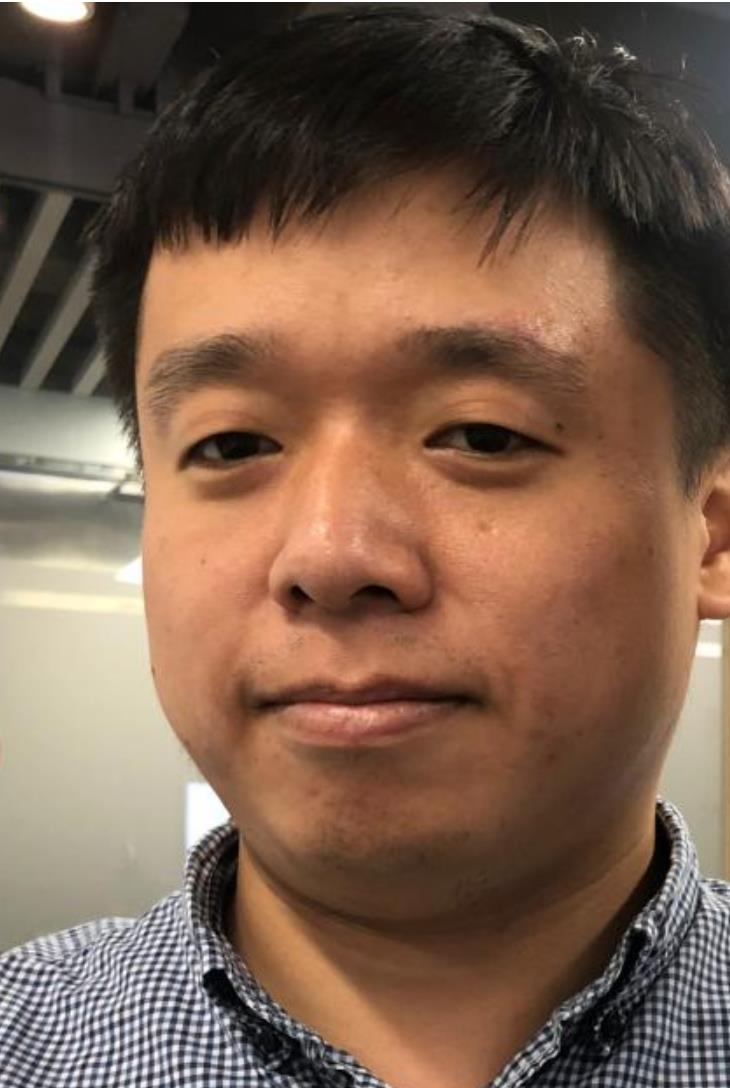
#> input picture images/real_face.jpg, 730 x 1088 px
$ python otsu.py
#> lines starting #> are read from the running program, lines starting #| are printed output that depends on the picture
import cv2
import matplotlib.pyplot as plt
from PIL import Image
import numpy as np


def otsu(gray):
    pixel_number = gray.shape[0] * gray.shape[1]
    mean_weigth = 1.0 / pixel_number
    # 发现bins必须写到257，否则255这个值只能分到[254,255)区间
    his, bins = np.histogram(gray, np.arange(0, 257))
    final_thresh = -1
    final_value = -1
    intensity_arr = np.arange(256)
    for t in bins[1:-1]:  # This goes from 1 to 254 uint8 range (Pretty sure wont be those values)
        pcb = np.sum(his[:t])
        pcf = np.sum(his[t:])
        Wb = pcb * mean_weigth
        Wf = pcf * mean_weigth

        mub = np.sum(intensity_arr[:t] * his[:t]) / float(pcb)
        muf = np.sum(intensity_arr[t:] * his[t:]) / float(pcf)
        # print mub, muf
        value = Wb * Wf * (mub - muf) ** 2

        if value > final_value:
            final_thresh = t
            final_value = value
    final_img = gray.copy()
    print(final_thresh)
    final_img[gray > final_thresh] = 255
    final_img[gray < final_thresh] = 0
    return final_img


if __name__ == '__main__':
    # [5 lines of commented-out code are left out]

    img_1 = cv2.imread('../images/real_face.jpg')
#> img_1 is the input picture: shape (1088, 730, 3); mean B, G, R 77.8, 95.6, 122.9
    img_1_gray = cv2.cvtColor(img_1, cv2.COLOR_RGB2GRAY)
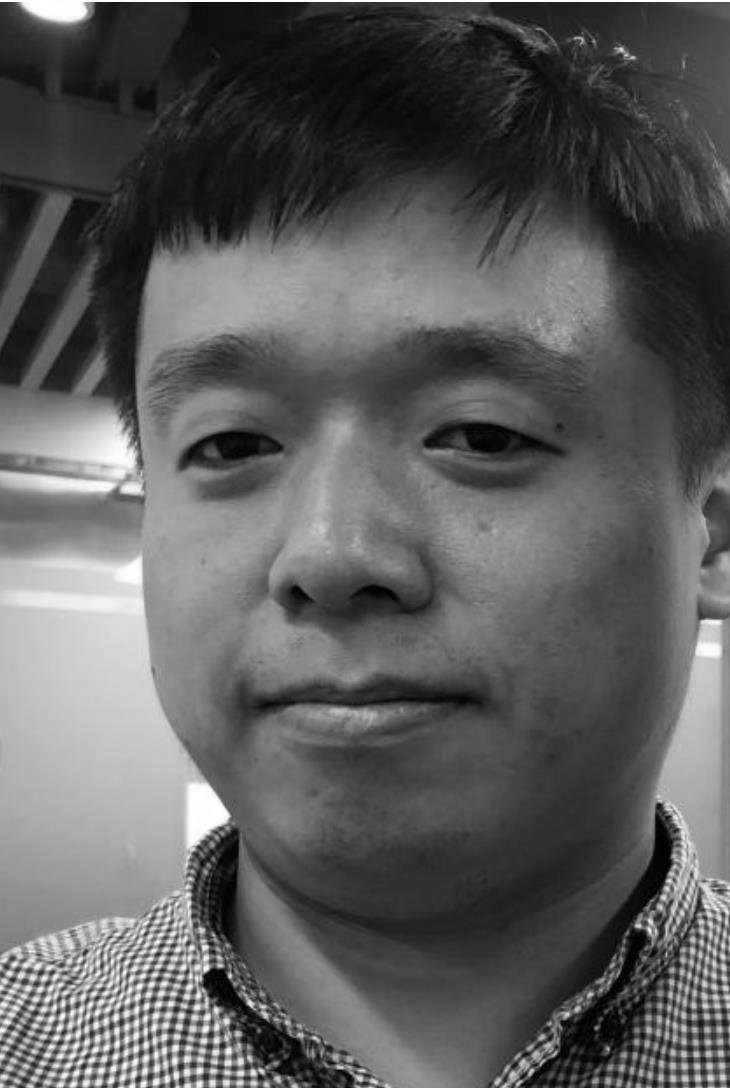
#> img_1_gray: shape (1088, 730); min 0, max 255, mean 93.4
    # plt.imshow(img_1_gray)
    # plt.show()
    img_1_gray_otsu = otsu(img_1_gray)
#> in otsu, `his, bins = np.histogram(gray, np.arange(0, 257))`: his = 256 values, max 6694 at index 71, min 36 at index 0, mean 3102.5; bins = 257 values from 0 to 256
#> the loop in otsu, `for t in bins[1:-1]:` made 255 passes
#> (pcb, pcf, Wb, Wf, mub, muf, value, final_value) on passes 1 to 12: (36, 794204, 4.53e-05, 1, 0, 93.4, 0.395, 0.395), (321, 793919, 0.000404, 1, 0.888, 93.43, 3.46, 3.46), (640, 793600, 0.000806, 0.999, 1.44, 93.47, 6.82, 6.82), (1134, 793106, 0.00143, 0.999, 2.12, 93.53, 11.91, 11.91), (1789, 792451, 0.00225, 0.998, 2.81, 93.6, 18.53, 18.53), (2578, 791662, 0.00325, 0.997, 3.48, 93.69, 26.33, 26.33), (3361, 790879, 0.00423, 0.996, 4.07, 93.78, 33.91, 33.91), (4211, 790029, 0.0053, 0.995, 4.66, 93.87, 41.97, 41.97), (5172, 789068, 0.00651, 0.993, 5.28, 93.97, 50.89, 50.89), (6118, 788122, 0.0077, 0.992, 5.85, 94.08, 59.49, 59.49), (7210, 787030, 0.00908, 0.991, 6.48, 94.19, 69.2, 69.2), (8587, 785653, 0.0108, 0.989, 7.21, 94.34, 81.19, 81.19)
#> (pcb, pcf, Wb, Wf) on pass 78: (370878, 423362, 0.467, 0.533)
#| 105
#> in otsu, `final_img[gray > final_thresh] = 255`:
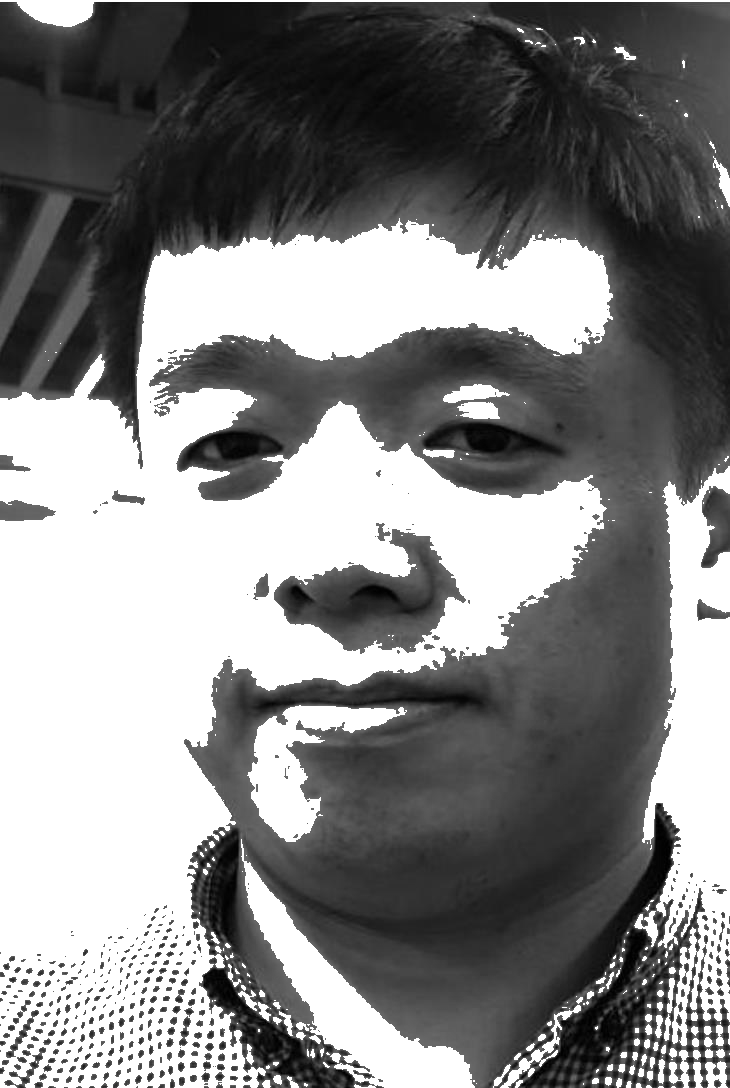
#> final_img: shape (1088, 730); min 0, max 255, mean 132.2
#> in otsu, `final_img[gray < final_thresh] = 0`:
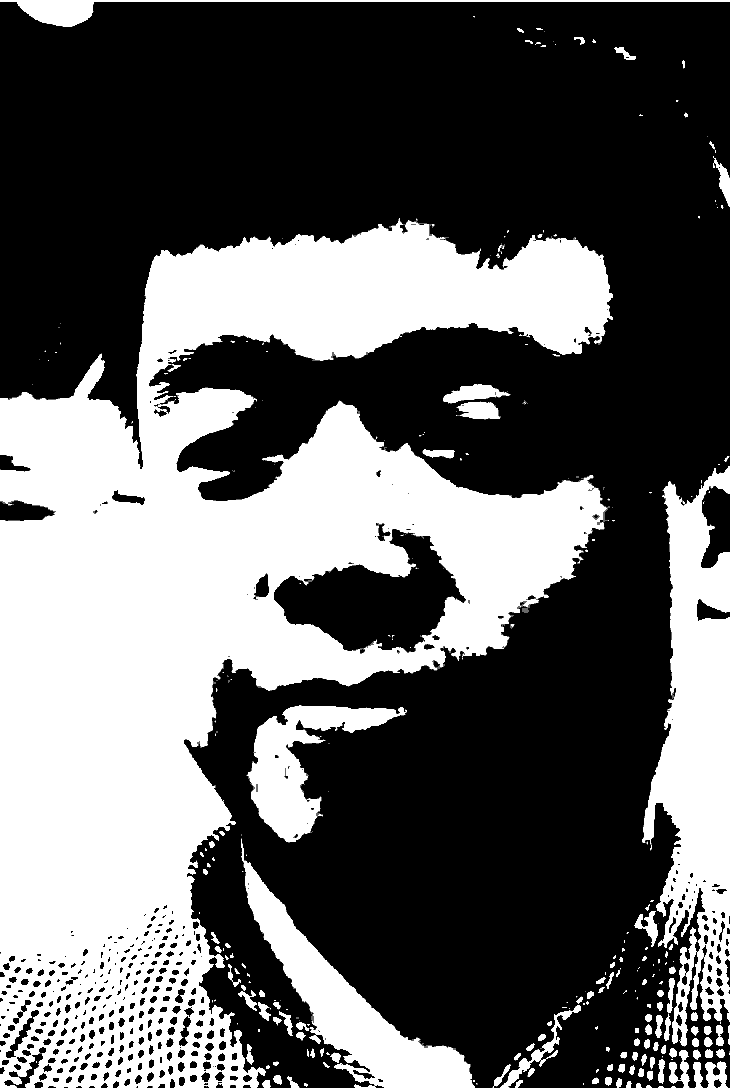
#> final_img: shape (1088, 730); min 0, max 255, mean 97.9
    plt.subplot(121)
    plt.imshow(img_1_gray_otsu)
    plt.title("Real", fontsize='xx-large', fontweight='bold')

    img_0 = cv2.imread('../images/fake_face_3D.jpg')
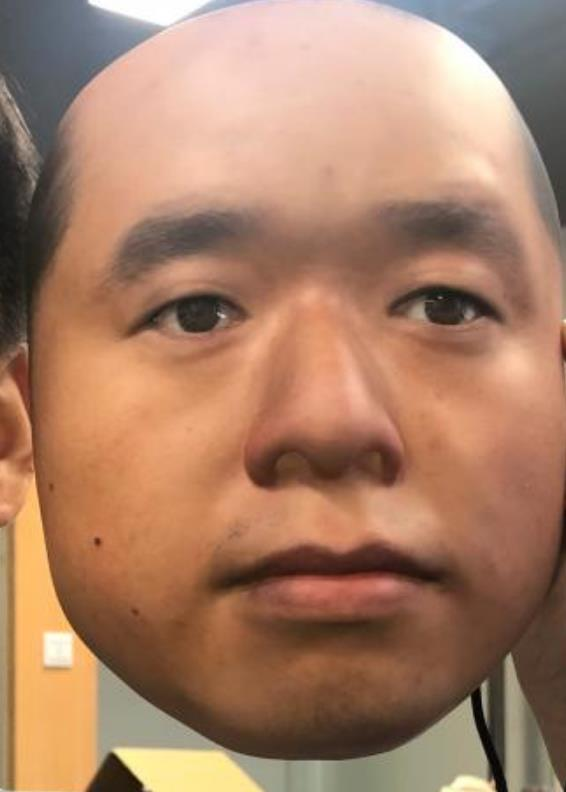
#> input picture images/fake_face_3D.jpg, 566 x 792 px
#> img_0 is the input picture: shape (792, 566, 3); mean B, G, R 102.5, 127.6, 169.1
    img_0_gray = cv2.cvtColor(img_0, cv2.COLOR_RGB2GRAY)
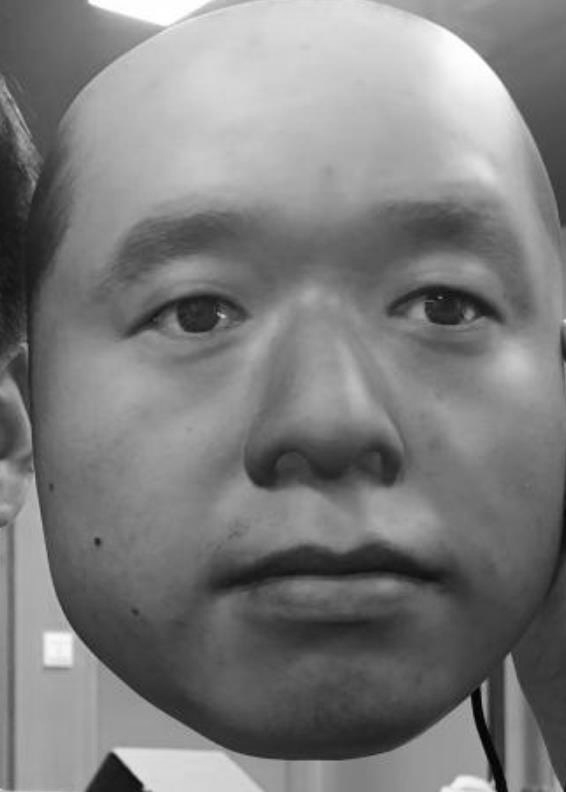
#> img_0_gray: shape (792, 566); min 0, max 255, mean 124.8
    img_0_gray_otsu = otsu(img_0_gray)
#| 126
#> in otsu (call 2), `final_img[gray > final_thresh] = 255`:
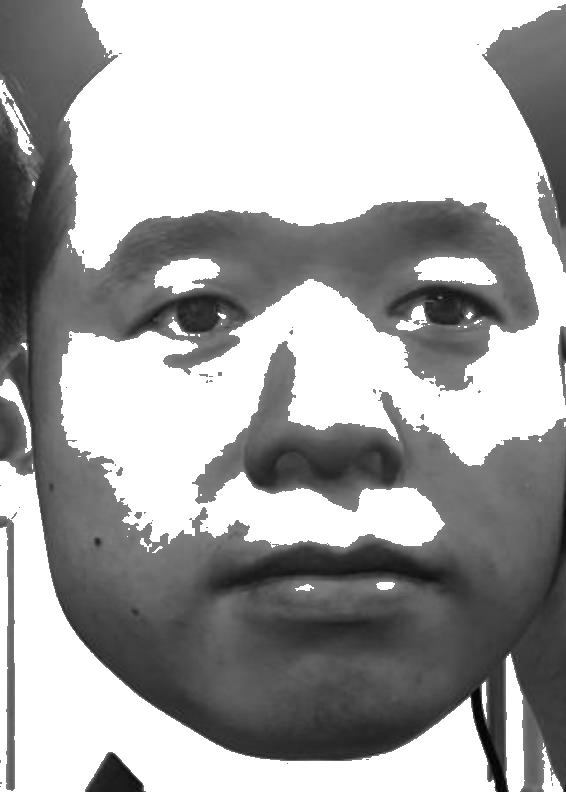
#> final_img: shape (792, 566); min 0, max 255, mean 167.8
#> in otsu (call 2), `final_img[gray < final_thresh] = 0`:
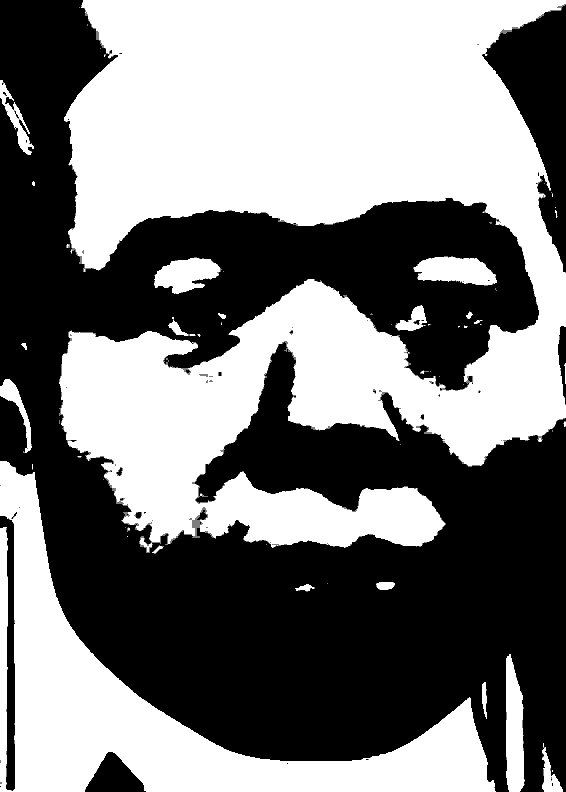
#> final_img: shape (792, 566); min 0, max 255, mean 124.6
    plt.subplot(122)
    plt.imshow(img_0_gray_otsu)
    plt.title("Fake", fontsize='xx-large', fontweight='bold')
    plt.show()
